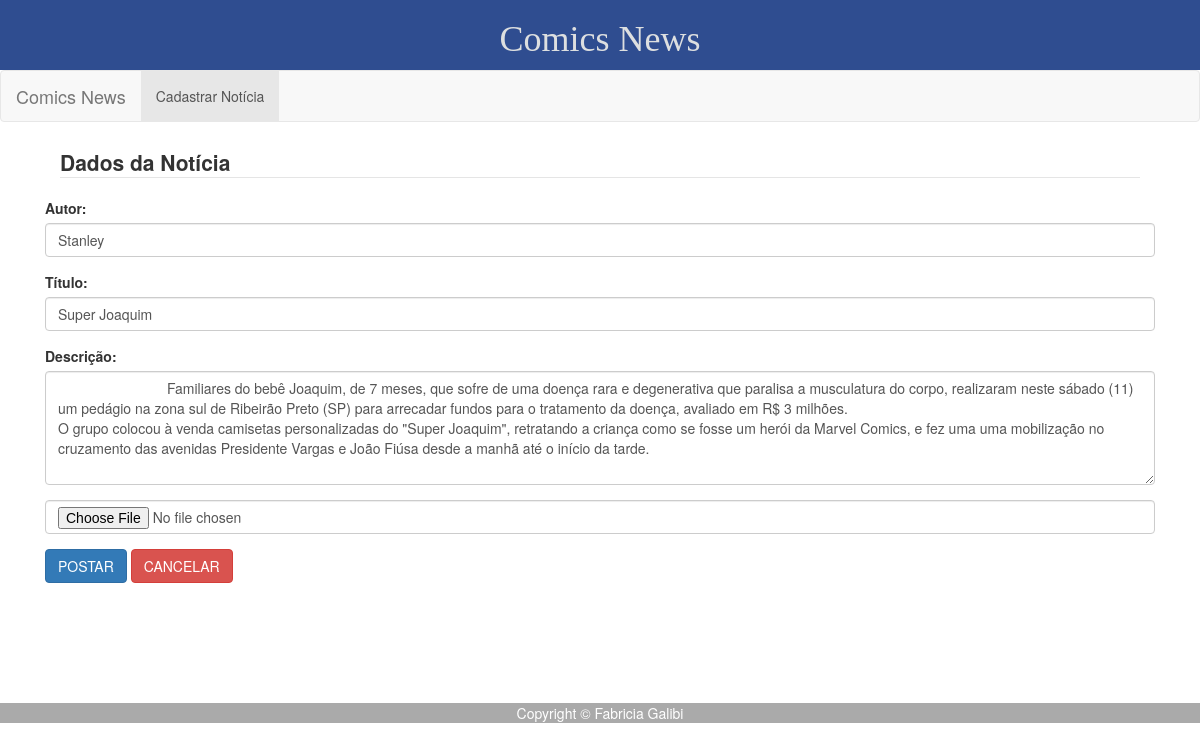
Screenshot of /php/alterar.php?noticia=29 with the database file from the repository.
### tables this page shows
CREATE TABLE IF NOT EXISTS `noticia` (
  `ID` int(11) NOT NULL AUTO_INCREMENT,
  `titulo` varchar(100) NOT NULL,
  `descricao` text NOT NULL,
  `img` varchar(100) NOT NULL,
  `data` timestamp NOT NULL DEFAULT CURRENT_TIMESTAMP,
  `autor` varchar(100) NOT NULL,
  PRIMARY KEY (`ID`)
);

### php/alterar.php (the view, shortened to what this page needs)
<html>
<head>
	<link href="../css/layout.css" rel="stylesheet">
    <link rel="stylesheet" href="https://maxcdn.bootstrapcdn.com/bootstrap/3.3.7/css/bootstrap.min.css">
</head>
<body>
<?php
	$ID = $_GET['noticia'];
	$sql = mysql_query("SELECT * FROM noticia WHERE ID = ".$ID);
?>
<div class="conteudo-1">
		<form method="POST" action="noticiasalterar.php" class="form-horizontal" enctype="multipart/form-data">
			<legend><b>Dados da Notícia</b></legend>
		<?php while ($noticia = mysql_fetch_object($sql)) { ?>
			<div class="form-group">
			  <label for="autor_">Autor:</label>
			  <input type="text" class="form-control" name="autor" id="autor" value ="<?php echo $noticia->autor; ?>">
			</div>
			<div class="form-group">
			  <label for="titulo">Título:</label>
			  <input type="text" class="form-control" name="titulo" id="titulo" value ="<?php echo $noticia->titulo; ?>">
			</div>
			<div class="form-group">
			  <label for="descricao">Descrição:</label>
			  <textarea class="form-control" rows="5" name="descricao">
			    <?php echo $noticia->descricao; ?>
			  </textarea>
			</div>
			<div class="form-group">
			   <input type="file" class="form-control" name="imagem">
			</div>
		<?php } ?>
		<div class="form-group">
			<input type="submit" value="POSTAR" class="btn btn-primary"/>
			<input type="reset" value="CANCELAR" class="btn btn-danger" onclick="history.go(-1);"/>
		</div>
		</form>
</div>
<footer>Copyright &copy; Fabricia Galibi</footer>
</body>
</html>

### css/layout.css (style rules this page uses)
.titulo-1 { display: -webkit-flex; display: flex; -webkit-flex-flow: row wrap; flex-flow: row wrap; text-align: center; }
.titulo-1 > * { -webkit-flex: 1 100%; flex: 1 100%; }
header { background: #2f4d90;color:white; }
footer { background: #aaa; color:white; margin-top:100px; }
.nav { background:#eee; }
@media all and (min-width: 768px) { .nav { text-align:left;-webkit-flex: 1 auto;flex:1 auto;-webkit-order:1;order:1; } }
@media all and (min-width: 768px) { footer { -webkit-order:3;order:3; } }
.conteudo-1 { padding: 5px 60px 5px 60px; text-align: left; }
.h1, h1 { font-family: "Brush Script MT", cursive!important; font-style: normal; font-variant: normal; }

### rows the page displays
noticia: autor "Stanley", titulo "Super Joaquim", descricao "Familiares do bebê Joaquim, de 7 meses, que sofre de uma doença rara e degenerativa que paralisa a musculatura do corpo, realizaram neste sábado (11) um pedágio na zona sul de Ribeirão Preto (SP) para arrecadar fundos para o tratamento da doença, avaliado em R$ 3 milhões. O grupo colocou à venda camisetas personalizadas do \"Super Joaquim\", retratando a criança como se fosse um herói da Marvel Comics, e fez uma uma mobilização no cruzamento das avenidas Presidente Vargas e João Fiúsa desde a manhã até o início da tarde."
